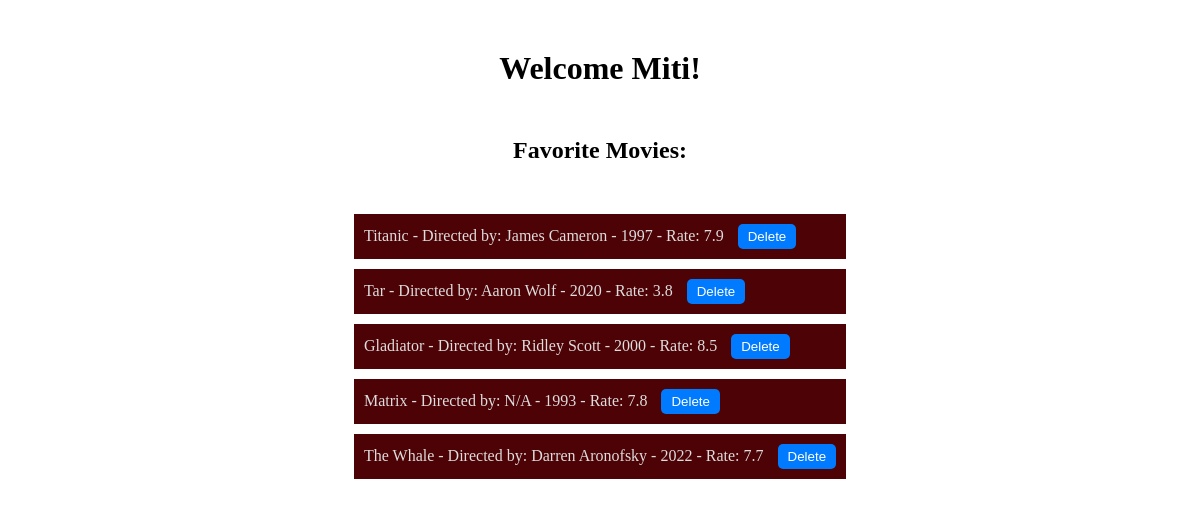
Page /users/1 on the committed database.
### data_management/SQL_Data_Models.py (models this page shows, shortened)
class User(db.Model):
    __tablename__ = 'users'
    id = Column(Integer, primary_key=True, autoincrement=True)
    name = Column(String, nullable=False)
    email = Column(String, nullable=False)
    password = Column(String, nullable=False)

class Movies(db.Model):
    __tablename__ = 'favorite_movies'
    movie_id = Column(Integer, primary_key=True, autoincrement=True)
    user_id = Column(Integer, ForeignKey('users.id'), nullable=False)
    title = Column(String, nullable=False)
    director = Column(String, nullable=False)
    year = Column(Integer, nullable=False)
    rating = Column(Float, nullable=False)
    note = Column(String, nullable=False)

### app.py (the view, shortened to what this page needs)
@app.route('/users/<user_id>')
def my_movies(user_id):
    try:
        users = data_manager.get_all_users()
        movies, user = data_manager.get_user_movies(user_id)
        return render_template('movies.html', movies=movies,
                               user_name=user.name,
                               id=user_id)
    except Exception as error:
        return render_template('error.html', error_message=str(error))

### data_management/SQLDataManager.py (called while the page is built)
    def get_all_users(self):
        users = User.query.all()
        return users

    def get_user_movies(self, user_id):
        user_favorite_movies = Movies.query.filter_by(user_id=user_id).all()
        user = User.query.filter_by(id=user_id).first()
        return user_favorite_movies, user

### templates/movies.html (shortened to what this page needs)
<!DOCTYPE html>
<html lang="en">
<head>
</head>
<body>
    <div>
        <h1>Welcome {{ user_name }}!</h1>
        <h2>Favorite Movies:</h2>
        <ul>
          {% if movies is mapping %}
            {% for movieID, movieInfo in movies.items() %}
                <li class="movie-item">
                    {{ movieInfo["name"] }} - Directed by: {{ movieInfo["director"] }} -
                    {{ movieInfo["year"] }} - Rate: {{ movieInfo["rating"] }}
                    <form action="/users/{{ user_id }}/delete_movie/{{ movieID }}" method="post">
                      <button type="submit">Delete</button>
                    </form>
                </li>
            {% endfor %}
          {% elif users is iterable and users is not string %}
            {% for movie in movies %}
            <li class="movie-item">
                {{ movie.title }} - Directed by: {{ movie.director }} -
                {{ movie.year }} - Rate: {{ movie.rating }}
                <form action="/users/{{ movie.user_id }}/delete_movie/{{ movie.movie_id }}" method="post">
                  <button type="submit">Delete</button>
                </form>
            </li>
            {% endfor %}
          {% endif %}
        </ul>
    </div>
</body>
</html>

### templates/movies.html (style rules this page uses)
* { margin: 0; padding: 0; box-sizing: border-box; }
body { display: flex; justify-content: center; align-items: flex-start; min-height: 100vh; position: relative; }
body::before { content: ""; position: absolute; top: 0; left: 0; width: 100%; height: 100%; background: url('../static/images/red-chairs.jpg') no-repeat center center fixed; background-size: cover; opacity: 0.2; z-index: -1; }
h1 { text-align: center; color: #000; margin-bottom: 20px; margin-top: 50px; }
h2 { text-align: center; color: #000; margin-top: 50px; margin-bottom: 10px; }
ul { list-style: none; padding: 0; margin-top: 50px; width: 100%; }
li.movie-item { background-color: rgb(77, 2, 6); color: #ddd; margin-bottom: 10px; margin-left: 30px; margin-right: 30px; padding: 10px; }
form { display: inline-block; margin-left: 10px; }
button { background-color: #007bff; color: #fff; border: none; padding: 5px 10px; border-radius: 5px; cursor: pointer; }

### rows in the picture
User: name "Miti"
Movies: title "Titanic", director "James Cameron", year "1997", rating "7.9"
Movies: title "Tar", director "Aaron Wolf", year "2020", rating "3.8"
Movies: title "Gladiator", director "Ridley Scott", year "2000", rating "8.5"
Movies: title "Matrix", director "N/A", year "1993", rating "7.8"
Movies: title "The Whale", director "Darren Aronofsky", year "2022", rating "7.7"
